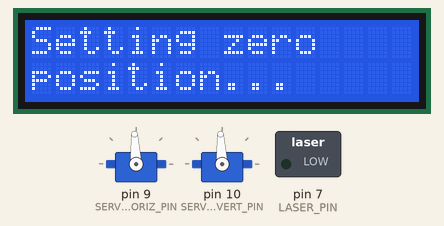
Simulated run of this sketch. Board: Arduino Uno, built with avr-gcc and run on an emulated ATmega328P. On the bench: 16×2 character LCD, 2 × servo, switched loads named in the sketch (green lamp = pin HIGH). No radio packets arrive unless stated.

Above: at 0.2 s.
At 6.4 s:
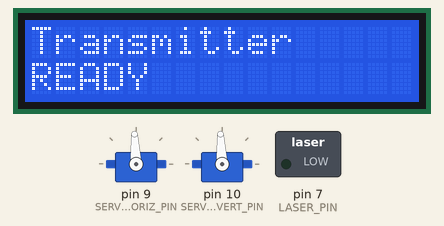
At 12.89 s:
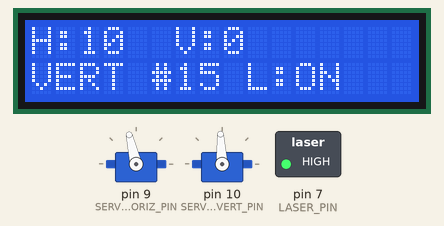
At 19.4 s:
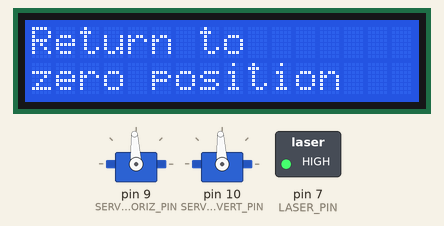
At 20.0 s:
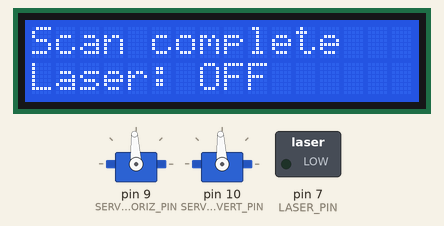
At 38.8 s:
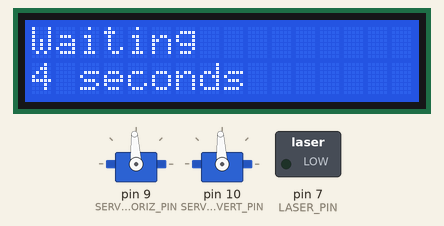
Timing chart, 0 to 40.0 s (numbered marks = the images above):
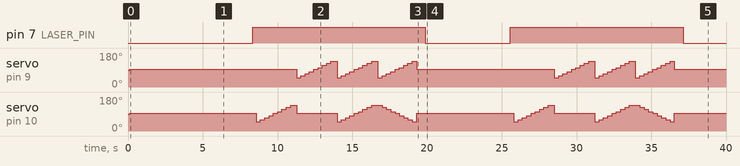

The sketch:

sketch_cubesat_remote_controller.ino
```cpp
#include <SPI.h>
#include <nRF24L01.h>
#include <RF24.h>
#include <Servo.h>
#include <Wire.h>
#include <LiquidCrystal_I2C.h>

#define SERVO_HORIZ_PIN 9
#define SERVO_VERT_PIN 10
#define LASER_PIN 7

#define CE_PIN 3
#define CSN_PIN 8

LiquidCrystal_I2C lcd(0x27, 16, 2);

Servo servoHoriz;
Servo servoVert;
RF24 radio(CE_PIN, CSN_PIN);

const byte address[6] = "00001";

struct SensorData {
  int horizontalAngle;
  int verticalAngle;
  float voltage;
  char status[12];
  bool laserState;
  uint8_t sequence;
};

SensorData data;
uint8_t sequenceNumber = 0;

void setup() {
  lcd.init();
  lcd.backlight();
  lcd.clear();
  lcd.setCursor(0, 0);
  lcd.print("Initializing...");

  servoHoriz.attach(SERVO_HORIZ_PIN);
  servoVert.attach(SERVO_VERT_PIN);

  pinMode(LASER_PIN, OUTPUT);
  digitalWrite(LASER_PIN, LOW);

  displayLCD("Setting zero", "position...", 0);
  moveServos(0, 0);
  delay(1000);

  displayLCD("Waiting", "5 seconds...", 0);
  for(int i = 5; i > 0; i--) {
    lcd.setCursor(0, 1);
    lcd.print("                ");
    lcd.setCursor(0, 1);
    lcd.print(i);
    lcd.print(" seconds");
    delay(1000);
  }

  if (!radio.begin()) {
    displayLCD("NRF24 ERROR!", "Check wiring!", 3000);
    while (1);
  }

  radio.openWritingPipe(address);
  radio.setChannel(76);
  radio.setPALevel(RF24_PA_MAX);
  radio.setDataRate(RF24_1MBPS);
  radio.setRetries(0, 0);
  radio.stopListening();

  radio.setPALevel(RF24_PA_MAX);

  displayLCD("Transmitter", "READY", 2000);
}

void loop() {
  setLaser(true);
  displayLCD("Scanning...", "Laser: ON", 100);

  displayLCD("Horizontal", "scan", 100);
  for (int vert = -40; vert <= 40; vert += 10) {
    moveServos(0, vert);
    transmitData(0, vert, "HORIZ", true);
    updateDisplay(0, vert, "HORIZ");
  }

  displayLCD("Vertical", "scan", 100);
  for (int horiz = -40; horiz <= 40; horiz += 10) {
    moveServos(horiz, 0);
    transmitData(horiz, 0, "VERT", true);
    updateDisplay(horiz, 0, "VERT");
  }

  displayLCD("Diagonal 1", "scan", 100);
  for (int angle = -40; angle <= 40; angle += 10) {
    moveServos(angle, angle);
    transmitData(angle, angle, "DIAG1", true);
    updateDisplay(angle, angle, "DIAG1");
  }

  displayLCD("Diagonal 2", "scan", 100);
  for (int i = -40; i <= 40; i += 10) {
    moveServos(i, -i);
    transmitData(i, -i, "DIAG2", true);
    updateDisplay(i, -i, "DIAG2");
  }

  moveServos(0, 0);
  transmitData(0, 0, "RESET", true);
  displayLCD("Return to", "zero position", 500);

  setLaser(false);
  displayLCD("Scan complete", "Laser: OFF", 500);

  displayLCD("Waiting", "5 seconds", 0);
  for(int i = 5; i > 0; i--) {
    lcd.setCursor(0, 1);
    lcd.print("                ");
    lcd.setCursor(0, 1);
    lcd.print(i);
    lcd.print(" seconds");
    delay(1000);
  }
}

void setLaser(bool state) {
  digitalWrite(LASER_PIN, state ? HIGH : LOW);
}

void moveServos(int horizAngle, int vertAngle) {
  int horizUs = map(horizAngle, -90, 90, 500, 2500);
  int vertUs = map(vertAngle, -90, 90, 500, 2500);

  servoHoriz.writeMicroseconds(horizUs);
  servoVert.writeMicroseconds(vertUs);
  delay(50);
}

void transmitData(int horiz, int vert, const char* status, bool laserState) {
  sequenceNumber++;
  data.horizontalAngle = horiz;
  data.verticalAngle = vert;
  data.voltage = 5.0;
  data.laserState = laserState;
  data.sequence = sequenceNumber;

  strncpy(data.status, status, sizeof(data.status) - 1);
  data.status[sizeof(data.status) - 1] = '\0';

  radio.write(&data, sizeof(data));

  delay(10);
}

void updateDisplay(int horiz, int vert, const char* mode) {
  lcd.clear();
  lcd.setCursor(0, 0);
  lcd.print("H:");
  lcd.print(horiz);
  lcd.print((horiz >= 0) ? " " : "");
  lcd.print(" V:");
  lcd.print(vert);
  lcd.print((vert >= 0) ? " " : "");

  lcd.setCursor(0, 1);
  lcd.print(mode);
  lcd.print(" #");
  lcd.print(sequenceNumber);
  lcd.print(" L:ON");

  delay(200);
}

void displayLCD(const char* line1, const char* line2, int delayTime) {
  lcd.clear();
  lcd.setCursor(0, 0);
  lcd.print(line1);
  lcd.setCursor(0, 1);
  lcd.print(line2);

  if(delayTime > 0) {
    delay(delayTime);
  }
}
```

Measured:
- by itself, pin 7 (LASER_PIN): alternates HIGH for 11.6 s and LOW for 5.7 s
- by itself, servo on pin 10 (SERVO_VERT_PIN): 90° → 93° at 0.11 s, → 50° 8.5 s later, → 60° 0.29 s later, → 71° 0.29 s later, … (57 changes in this stretch)
- by itself, servo on pin 9 (SERVO_HORIZ_PIN): 90° → 93° at 0.11 s, → 50° 11.2 s later, → 60° 0.29 s later, → 71° 0.29 s later, … (57 changes in this stretch)
- what the display in image 1 shows lasts 2.1 s, from 6.3 s to 8.4 s
- what the display in image 3 shows lasts 0.5 s, from 19.4 s to 19.9 s
